Frame 1 (no input): blank canvas, image omitted
Frame 60 (the mouse pressed at the canvas centre just before this capture): blank canvas, image omitted
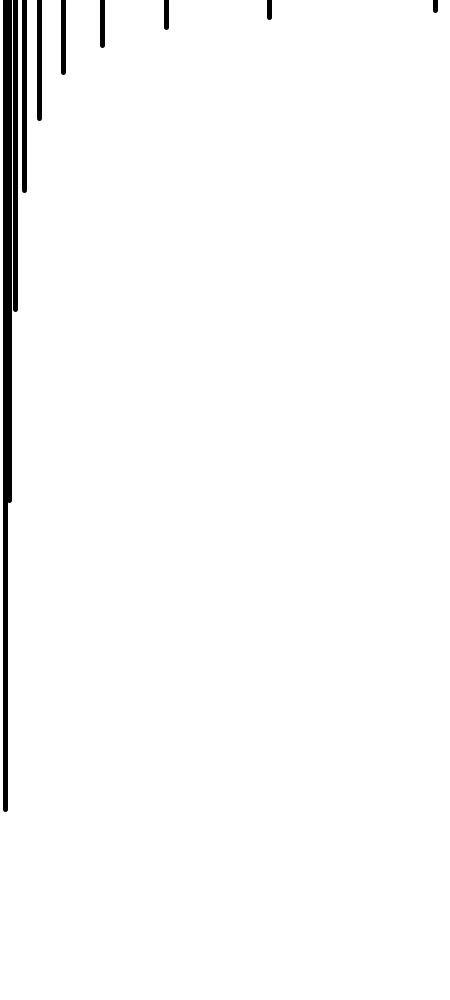
Frame 120 (the mouse held since frame 60 and released just before this capture)

The Processing sketch whose frames 1 and 60 were blank and that drew this single picture after the mouse press (run headless with seeded random() and noise(); from frame 60 on, the mouse is pressed at the canvas centre):

// Processing sketch: processing_134759
// ── processing_134759.pde

void setup()
{
  size (450, 1000);
}

void draw()
{
  int x=15 ;
  float n = 1.618;
  float y = 0.618;
  background(255);
  smooth();
  strokeWeight(5);
  line (x/n/n, 0, x/n/n, mouseY/y);
  line (x / n, 0, x/n, mouseY);
  line (x, 0, x, mouseY*y);
  line (x*n, 0, x*n, mouseY*y*y);
  line (x*n*n, 0, x*n*n, mouseY*y*y*y);
  line (x*n*n*n, 0, x*n*n*n, mouseY*y*y*y*y);
  line (x*n*n*n*n, 0, x*n*n*n*n, mouseY*y*y*y*y*y);
  line (x*n*n*n*n*n, 0, x*n*n*n*n*n, mouseY*y*y*y*y*y*y);
  line (x*n*n*n*n*n*n, 0, x*n*n*n*n*n*n, mouseY*y*y*y*y*y*y*y);
  line (x*n*n*n*n*n*n*n, 0, x*n*n*n*n*n*n*n, mouseY*y*y*y*y*y*y*y*y);
}
